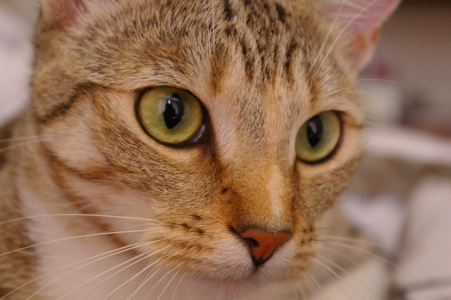
#> input picture skimage.data.chelsea(), 451 x 300 px
$ jupyter execute PythonImage.ipynb   (shell and % lines are left out)   (older library calls are emulated)
#> lines starting #> are read from the running program, lines starting #| are printed output that depends on the picture
# Working with images in Python

[cell 1]
from skimage import data # library to work with Images SkImages
import numpy as np

cat = data.chelsea()
#> cat is the input picture: shape (300, 451, 3); mean R, G, B 147.7, 111.4, 86.8
print('The size of the image is {}'.format(np.shape(cat)))
#| The size of the image is (300, 451, 3)

[cell 2]
import matplotlib.pyplot as plt
plt.imshow(cat)

[cell 3]
redComp = cat[:,:,0]
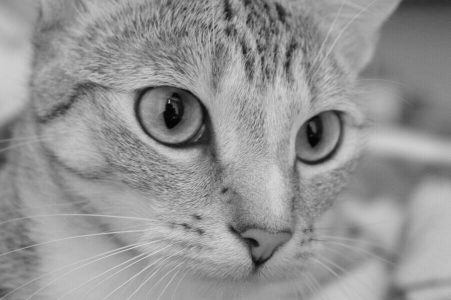
#> redComp: shape (300, 451); min 2, max 215, mean 147.7
# cmap=summer (green to yellow)
plt.imshow(redComp)

[cell 4]
# using a different color representation
plt.imshow(redComp, cmap='binary')
plt.colorbar()

[cell 5]
import matplotlib.image as img
prism = img.imread('RGB_illumination.jpg')
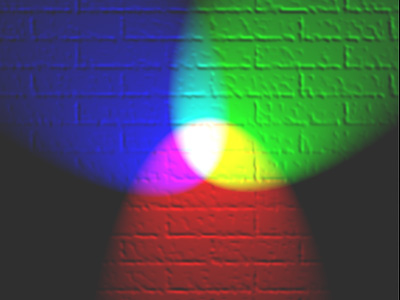
#> input picture RGB_illumination.jpg, 400 x 300 px
#> prism is the input picture: shape (300, 400, 3); mean R, G, B 74.3, 84.6, 81.4
# plt.imshow(prism)
prismRed = prism[:,:,0]
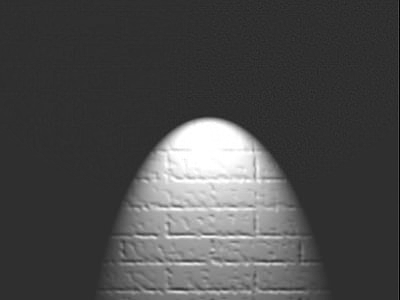
#> prismRed: shape (300, 400); min 0, max 255, mean 74.3
plt.imshow(prismRed, cmap='binary')
plt.colorbar()
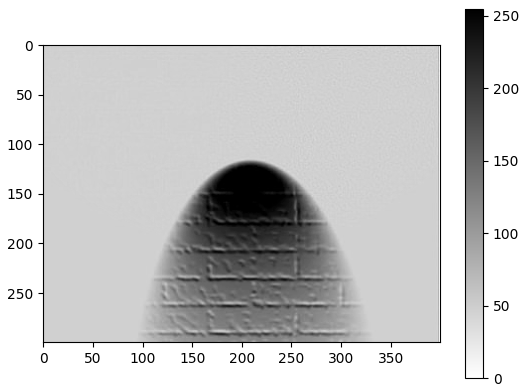
#> figure drawn by matplotlib, 2 panels

[cell 6]
# histogram of the image
n, b, p = plt.hist(prismRed.ravel(), bins=100, range=(0, 255), normed=True)
#> n = 100 values, max 0.232 at index 18, min 0 at index 3, mean 0.00392; b = 101 values from 0 to 255; p = 100 items
#> figure, not shown here; tallest bar 0.232 high, from x = 45.9 to 48.45

[cell 7]
from skimage import exposure
prismRedEq = exposure.equalize_hist(prismRed)
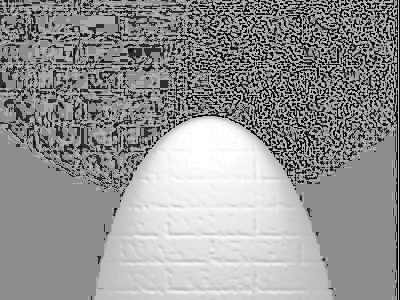
#> prismRedEq: shape (300, 400) float64; min 0.00147, max 1, mean 0.585
n, b, p = plt.hist(prismRed.ravel(), bins=100, range=(0, 1), normed=True)
#> n = 100 values, max 64.6 at index 0, min 0 at index 1, mean 1; b = 101 values from 0 to 1
#> figure, not shown here; tallest bar 64.6 high, from x = 8.67e-19 to 0.01

[cell 8]
import matplotlib.image as img
rgb = img.imread('RGB_illumination.jpg')
# plt.imshow(prism)
rgbSplit = rgb[150:320, 100:200]
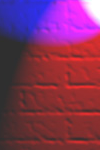
#> rgbSplit: shape (150, 100, 3); mean R, G, B 127.9, 50.7, 93.3
plt.imshow(rgbSplit, cmap='binary')
plt.colorbar()
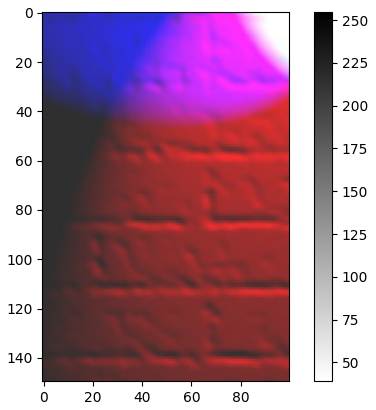
#> figure drawn by matplotlib, 2 panels

[cell 9]
# creating an image from matrix
imageNorm = [[0, 0.1, 0.1, 0], [0.1, 0.5, 0.5, 0.1], [0.1, 0.5, 0.5, 0.1], [0, 0.1, 0.1, 0]]
print(imageNorm)

[cell 10]
plt.imshow(imageNorm, cmap='binary')
plt.colorbar()
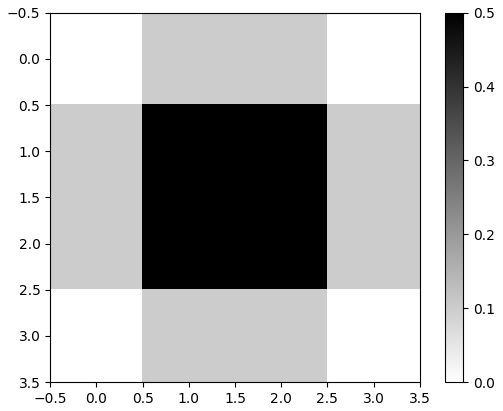
#> figure drawn by matplotlib, 2 panels

[cell 11]
chess = [[np.random.rand() for i in range(10)] for j in range(10)]
# (0.6*(i%2==((j+1)%2==0)))
plt.imshow(chess, cmap='binary')
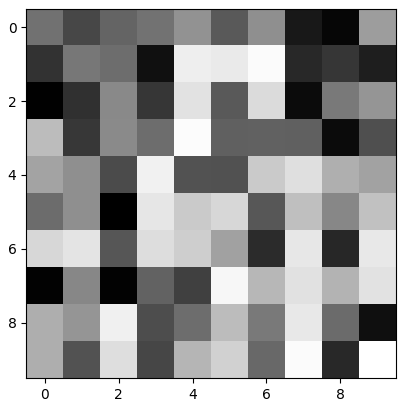
#> figure drawn by matplotlib, 1 panel

[cell 12]
colChess = [np.add(chess, 1.9), chess, chess]
print('size of matrix before transposing {}'.format(np.shape(colChess)))
colChessT = np.transpose(colChess)
print('size of matrix after transposing {}'.format(np.shape(colChess)))
plt.imshow(colChessT)
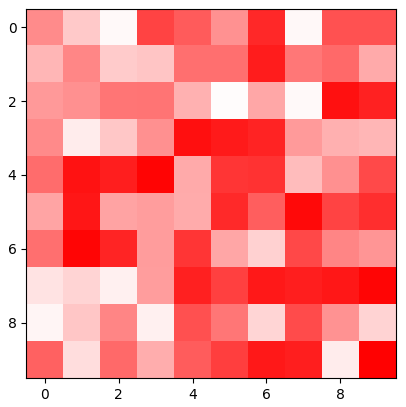
#> figure drawn by matplotlib, 1 panel
